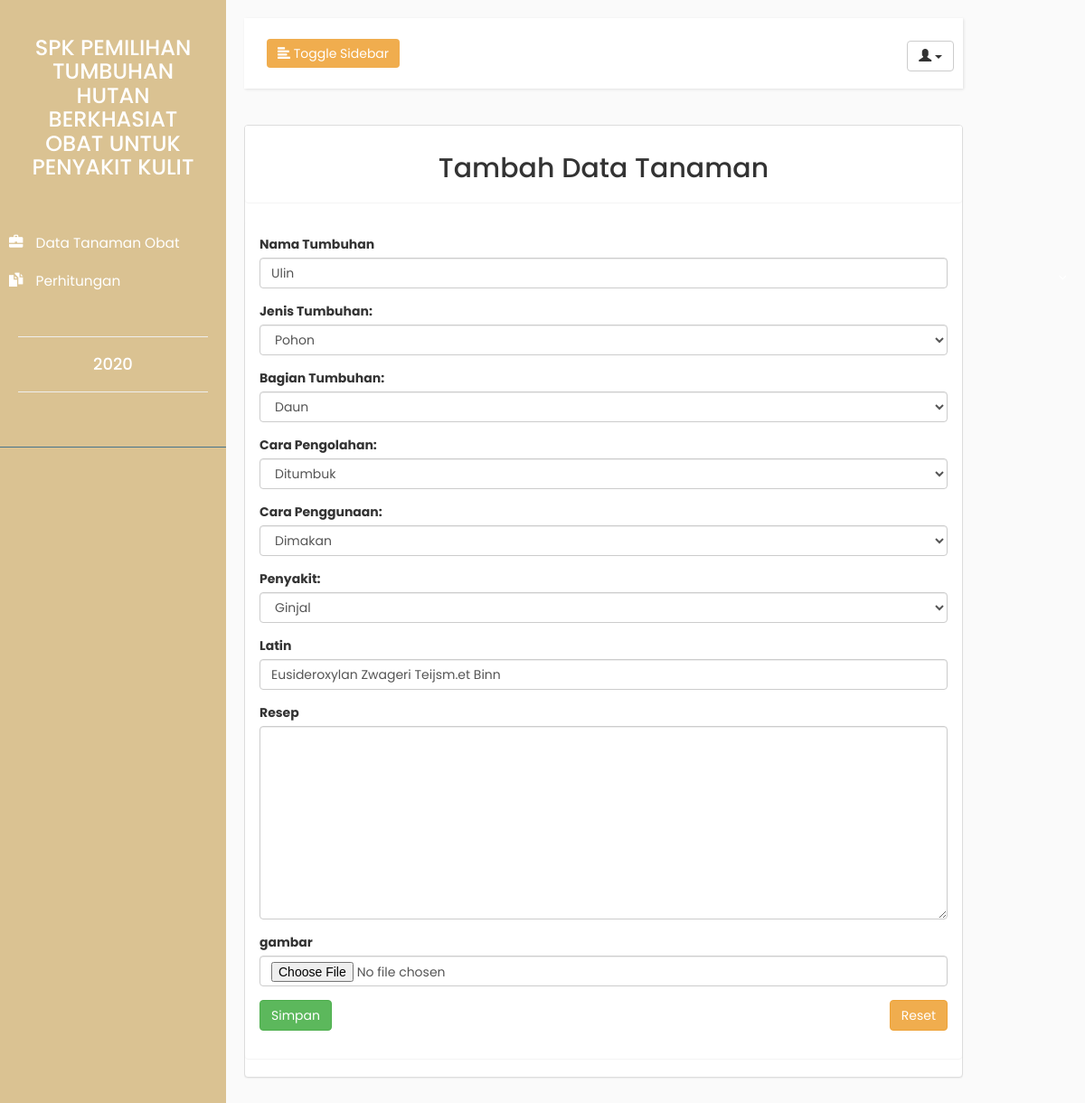
Screenshot of /admin/tanaman/edit-tanaman.php?pohon=523 with the database file from the repository.
### tables this page shows
CREATE TABLE `tumbuhan_obat` (
  `id_tumbuhan` int(11) NOT NULL,
  `nama_tumbuhan` varchar(255) NOT NULL,
  `khasiat` varchar(255) NOT NULL,
  `cara_pengolahan` varchar(255) NOT NULL,
  `cara_penggunaan` varchar(255) NOT NULL,
  `bagian_tumbuhan` varchar(255) NOT NULL,
  `jenis_tumbuhan` varchar(255) NOT NULL,
  `latin` varchar(255) DEFAULT NULL,
  `famili` varchar(255) DEFAULT NULL,
  `resep` text,
  `gambar` varchar(255) DEFAULT NULL,
  `qi` float DEFAULT NULL
);

### admin/tanaman/edit-tanaman.php (the view, shortened to what this page needs)
<?php
include "../../koneksi.php";
$id = $_GET['pohon'];
$query=mysqli_query($dbh,"select * from tumbuhan_obat where id_tumbuhan='$id'");
$data=mysqli_fetch_array($query);
 ?>
<html>
    <head>
        <link rel="stylesheet" href="../../asset/bootstrap/css/bootstrap.css">
        <link rel="stylesheet" href="../../asset/index.css">
    </head>
    <body>
        <div class="wrapper" >
            <nav id="sidebar" style="background-color: #dac292">
                <div class="sidebar-header" style="background-color: #dac292">
                    <a href="../index-admin.php">
                   <h3><center>SPK PEMILIHAN TUMBUHAN HUTAN BERKHASIAT OBAT UNTUK PENYAKIT KULIT</center></h3>
                        </a></strong>
                </div>
                <ul class="list-unstyled components" style="background-color: #dac292">
                    <li>
                        <a href="data-tanaman-admin.php">
                            <i class="glyphicon glyphicon-briefcase"></i>
                            Data Tanaman Obat
                        </a>
                        <a href="../perhitungan/hitungan.php" aria-expanded="false">
                            <i class="glyphicon glyphicon-duplicate"></i>
                            Perhitungan
                        </a>
                    </li>
                <ul class="list-unstyled CTAs">
                    <hr>
                    <center>
                        <h4>  <?php echo date('Y') ?></h4>
                    </center>
                    <hr>
                </ul>
            </nav>
            <div id="content">
                <nav class="navbar navbar-default">
                    <div class="container-fluid">
                        <div class="navbar-header">
                            <button type="button" id="sidebarCollapse" class="btn btn-warning navbar-btn">
                                <i class="glyphicon glyphicon-align-left"></i>
                                <span>Toggle Sidebar</span>
                            </button>
                        </div>
                        <ul class="nav navbar-nav navbar-right">
                            <p></p><div class="dropdown">
                                <button class="btn btn-default dropdown-toggle" type="button" id="dropdownMenu1" data-toggle="dropdown">
                                    <span class="glyphicon glyphicon-user"></span> <?php echo $_SESSION['nama']; ?>
                                <span class="caret"></span>
                                </button>
                            </div>
                        </ul>
                    </div>
                </nav>
                <div class="panel panel-default">
                <center>
                <div class="panel panel-heading">
                    <h2>Tambah Data Tanaman</h2>
                </div>
              </center>
                <div class="panel panel-body">
                 <form class="form" action="merawat.php?pohon=<?php echo $data['id_tumbuhan'] ?>" method="POST" enctype="multipart/form-data">
                    <div class="form-group">
                       <label>Nama Tumbuhan</label>
                      <input type="text" name="nama" class="form-control" value="<?php echo $data['nama_tumbuhan'] ?>">
                    </div>
                    <div class="form-group">
                      <label for="sel1">Jenis Tumbuhan:</label>
                      <select class="form-control" id="sel1" name="jenis">
                         <option value="Pohon"<?php if($data['jenis_tumbuhan'] == 'Pohon') { ?> selected="selected"<?php } ?>>Pohon</option>
                      </select>
                    </div>
                     <div class="form-group">
                      <label for="sel1">Bagian Tumbuhan:</label>
                      <select class="form-control" id="sel1" name="bagian">
                         <option value="Daun"<?php if($data['bagian_tumbuhan'] == 'Daun') { ?> selected="selected"<?php } ?>>Daun</option>
                      </select>
                    </div>
                    <div class="form-group">
                      <label for="sel1">Cara Pengolahan:</label>
                      <select class="form-control" id="sel1" name="diolah">
                        <option value="Ditumbuk"<?php if($data['cara_pengolahan'] == 'Ditumbuk') { ?> selected="selected"<?php } ?>>Ditumbuk</option>
                      </select>
                    </div>
                    <div class="form-group">
                      <label for="sel1">Cara Penggunaan:</label>
                      <select class="form-control" id="sel1" name="digunakan">
                        <option value="Dimakan"<?php if($data['cara_penggunaan'] == 'Dimakan') { ?> selected="selected"<?php } ?>>Dimakan</option>
                      </select>
                    </div>
                    <div class="form-group">
                      <label for="sel1">Penyakit:</label>
                      <select class="form-control" id="sel1" name="khasiat">
                        <option value="Ginjal"<?php if($data['khasiat'] == 'Ginjal') { ?> selected="selected"<?php } ?>>Ginjal</option>
                      </select>
                    </div>
                     <div class="form-group">
                      <label>Latin</label>
                      <input type="text" name="latin" cols="60" rows="10" class="form-control" value="<?php echo $data['latin']; ?>">
                    </div>
                    <div class="form-group">
                      <label>Resep</label>
                      <textarea name="resep" cols="60" rows="10" class="form-control"> <?php echo $data['resep']; ?></textarea>
                    </div>
                    <div class="form-group">
                      <label> gambar </label>
                      <input type="file" name="gambar" class="form-control" value="<?php echo $data['gambar']?>">
                    </div>
                    <div class="form-group">
              <input type="reset" required name="Reset" class="btn btn-warning pull-right btn-fill">
              <input type="submit" required name="nanam" value = "Simpan" class="btn btn-success btn-fill" onclick="return confirm('Apa anda yakin dengan Penambahan data Tumbuhan?');">
        </div>
                  </form>
                </div>
        </div>
    </body>
</html>

### asset/index.css (style rules this page uses)
body { font-family: 'Poppins', sans-serif; background: #fafafa; }
a, a:hover, a:focus { color: inherit; text-decoration: none; transition: all 0.3s; }
.navbar { padding: 15px 10px; background: #fff; border: none; border-radius: 0; margin-bottom: 40px; box-shadow: 1px 1px 3px rgba(0, 0, 0, 0.1); }
.navbar-btn { box-shadow: none; outline: none !important; border: none; }
i, span { display: inline-block; }
.wrapper { display: flex; align-items: stretch; }
#sidebar { min-width: 250px; max-width: 250px; background: #7386D5; color: #fff; transition: all 0.3s; }
#sidebar ul li a { text-align: left; }
#sidebar .sidebar-header { padding: 20px; background: #6d7fcc; }
#sidebar ul.components { padding: 20px 0; border-bottom: 1px solid #47748b; }
#sidebar ul li a { padding: 10px; font-size: 1.1em; display: block; }
#sidebar ul li a i { margin-right: 10px; }
a[aria-expanded="false"]::before, a[aria-expanded="true"]::before { content: '\e259'; display: block; position: absolute; right: 20px; font-family: 'Glyphicons Halflings'; font-size: 0.6em; }
ul.CTAs { padding: 20px; }
#content { padding: 20px; min-height: 100vh; transition: all 0.3s; }

### rows the page displays
tumbuhan_obat: nama "Ulin", jenis "Pohon", bagian "Daun", diolah "Ditumbuk", digunakan "Dimakan", khasiat "Ginjal", latin "Eusideroxylan Zwageri Teijsm.et Binn"
